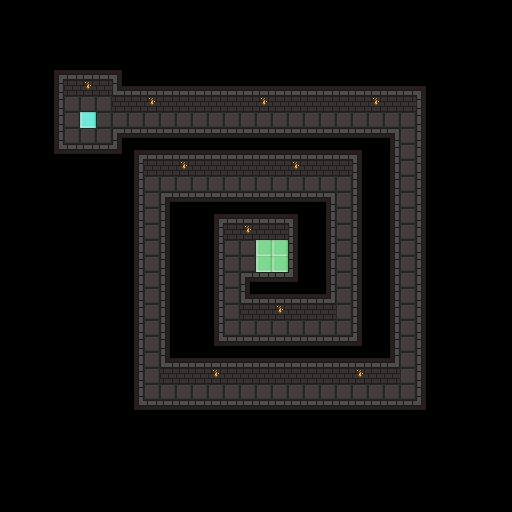

This game map was drawn from its Tiled (.tmx) file and the tilesets committed beside it. A one-line description and the full map source follow:
An orthogonal 32x32 tile map with 16x16 px tiles, 1 tile layer (Tile Layer 1), 3 tilesets and 15 objects.

<map version="1.4" tiledversion="1.4.3" orientation="orthogonal" renderorder="right-down" width="32" height="32" tilewidth="16" tileheight="16" infinite="0" nextlayerid="4" nextobjectid="30">
 <properties>
  <property name="description" value="Stirring spiral" />
  <property name="name" value="Level 4" />
 </properties>
 <tileset firstgid="1" source="../tileset_dungeon.tsx" />
 <tileset firstgid="65" source="../tileset_common.tsx" />
 <tileset firstgid="96" source="../tileset_floaty.tsx" />
 <layer id="1" name="Tile Layer 1" width="32" height="32">
  <data encoding="csv">
0,0,0,0,0,0,0,0,0,0,0,0,0,0,0,0,0,0,0,0,0,0,0,0,0,0,0,0,0,0,0,0,
0,0,0,0,0,0,0,0,0,0,0,0,0,0,0,0,0,0,0,0,0,0,0,0,0,0,0,0,0,0,0,0,
0,0,0,0,0,0,0,0,0,0,0,0,0,0,0,0,0,0,0,0,0,0,0,0,0,0,0,0,0,0,0,0,
0,0,0,0,0,0,0,0,0,0,0,0,0,0,0,0,0,0,0,0,0,0,0,0,0,0,0,0,0,0,0,0,
0,0,0,1,2,2,2,3,0,0,0,0,0,0,0,0,0,0,0,0,0,0,0,0,0,0,0,0,0,0,0,0,
0,0,0,9,25,27,25,12,2,2,2,2,2,2,2,2,2,2,2,2,2,2,2,2,2,2,3,0,0,0,0,0,
0,0,0,9,33,33,33,25,25,27,25,25,25,25,25,25,27,25,25,25,25,25,25,27,25,25,11,0,0,0,0,0,
0,0,0,9,33,69,33,33,33,33,33,33,33,33,33,33,33,33,33,33,33,33,33,33,33,33,11,0,0,0,0,0,
0,0,0,9,33,33,33,4,18,18,18,18,18,18,18,18,18,18,18,18,18,18,18,18,5,33,11,0,0,0,0,0,
0,0,0,17,18,18,18,19,1,2,2,2,2,2,2,2,2,2,2,2,2,2,3,0,9,33,11,0,0,0,0,0,
0,0,0,0,0,0,0,0,9,25,25,27,25,25,25,25,25,25,27,25,25,25,11,0,9,33,11,0,0,0,0,0,
0,0,0,0,0,0,0,0,9,33,33,33,33,33,33,33,33,33,33,33,33,33,11,0,9,33,11,0,0,0,0,0,
0,0,0,0,0,0,0,0,9,33,4,18,18,18,18,18,18,18,18,18,5,33,11,0,9,33,11,0,0,0,0,0,
0,0,0,0,0,0,0,0,9,33,11,0,0,1,2,2,2,2,3,0,9,33,11,0,9,33,11,0,0,0,0,0,
0,0,0,0,0,0,0,0,9,33,11,0,0,9,25,27,25,25,11,0,9,33,11,0,9,33,11,0,0,0,0,0,
0,0,0,0,0,0,0,0,9,33,11,0,0,9,33,33,67,67,11,0,9,33,11,0,9,33,11,0,0,0,0,0,
0,0,0,0,0,0,0,0,9,33,11,0,0,9,33,33,67,67,11,0,9,33,11,0,9,33,11,0,0,0,0,0,
0,0,0,0,0,0,0,0,9,33,11,0,0,9,33,4,18,18,19,0,9,33,11,0,9,33,11,0,0,0,0,0,
0,0,0,0,0,0,0,0,9,33,11,0,0,9,33,12,2,2,2,2,13,33,11,0,9,33,11,0,0,0,0,0,
0,0,0,0,0,0,0,0,9,33,11,0,0,9,33,25,25,27,25,25,25,33,11,0,9,33,11,0,0,0,0,0,
0,0,0,0,0,0,0,0,9,33,11,0,0,9,33,33,33,33,33,33,33,33,11,0,9,33,11,0,0,0,0,0,
0,0,0,0,0,0,0,0,9,33,11,0,0,17,18,18,18,18,18,18,18,18,19,0,9,33,11,0,0,0,0,0,
0,0,0,0,0,0,0,0,9,33,12,2,2,2,2,2,2,2,2,2,2,2,2,2,13,33,11,0,0,0,0,0,
0,0,0,0,0,0,0,0,9,33,25,25,25,27,25,25,25,25,25,25,25,25,27,25,25,33,11,0,0,0,0,0,
0,0,0,0,0,0,0,0,9,33,33,33,33,33,33,33,33,33,33,33,33,33,33,33,33,33,11,0,0,0,0,0,
0,0,0,0,0,0,0,0,17,18,18,18,18,18,18,18,18,18,18,18,18,18,18,18,18,18,19,0,0,0,0,0,
0,0,0,0,0,0,0,0,0,0,0,0,0,0,0,0,0,0,0,0,0,0,0,0,0,0,0,0,0,0,0,0,
0,0,0,0,0,0,0,0,0,0,0,0,0,0,0,0,0,0,0,0,0,0,0,0,0,0,0,0,0,0,0,0,
0,0,0,0,0,0,0,0,0,0,0,0,0,0,0,0,0,0,0,0,0,0,0,0,0,0,0,0,0,0,0,0,
0,0,0,0,0,0,0,0,0,0,0,0,0,0,0,0,0,0,0,0,0,0,0,0,0,0,0,0,0,0,0,0,
0,0,0,0,0,0,0,0,0,0,0,0,0,0,0,0,0,0,0,0,0,0,0,0,0,0,0,0,0,0,0,0,
0,0,0,0,0,0,0,0,0,0,0,0,0,0,0,0,0,0,0,0,0,0,0,0,0,0,0,0,0,0,0,0
</data>
 </layer>
 <objectgroup id="2" name="Object Layer 1">
  <object id="1" template="../templates/spawn.tx" x="88" y="120" />
  <object id="2" template="../templates/goal.tx" x="256" y="240" />
 </objectgroup>
 <objectgroup id="3" name="Object Layer 2">
  <object id="3" template="../templates/position.tx" x="272" y="256" />
  <object id="4" template="../templates/ball.tx" x="336" y="264">
   <properties>
    <property name="center" type="object" value="3" />
    <property name="speed" type="float" value="90" />
   </properties>
  </object>
  <object id="5" template="../templates/ball.tx" x="384" y="264">
   <properties>
    <property name="center" type="object" value="3" />
    <property name="speed" type="float" value="90" />
   </properties>
  </object>
  <object id="7" template="../templates/ball.tx" x="432" y="264">
   <properties>
    <property name="center" type="object" value="3" />
    <property name="speed" type="float" value="90" />
   </properties>
  </object>
  <object id="14" template="../templates/ball.tx" x="264" y="192">
   <properties>
    <property name="center" type="object" value="3" />
    <property name="speed" type="float" value="90" />
   </properties>
  </object>
  <object id="15" template="../templates/ball.tx" x="264" y="144">
   <properties>
    <property name="center" type="object" value="3" />
    <property name="speed" type="float" value="90" />
   </properties>
  </object>
  <object id="16" template="../templates/ball.tx" x="264" y="96">
   <properties>
    <property name="center" type="object" value="3" />
    <property name="speed" type="float" value="90" />
   </properties>
  </object>
  <object id="24" template="../templates/ball.tx" x="96" y="264">
   <properties>
    <property name="center" type="object" value="3" />
    <property name="speed" type="float" value="90" />
   </properties>
  </object>
  <object id="25" template="../templates/ball.tx" x="144" y="264">
   <properties>
    <property name="center" type="object" value="3" />
    <property name="speed" type="float" value="90" />
   </properties>
  </object>
  <object id="26" template="../templates/ball.tx" x="192" y="264">
   <properties>
    <property name="center" type="object" value="3" />
    <property name="speed" type="float" value="90" />
   </properties>
  </object>
  <object id="27" template="../templates/ball.tx" x="264" y="432">
   <properties>
    <property name="center" type="object" value="3" />
    <property name="speed" type="float" value="90" />
   </properties>
  </object>
  <object id="28" template="../templates/ball.tx" x="264" y="384">
   <properties>
    <property name="center" type="object" value="3" />
    <property name="speed" type="float" value="90" />
   </properties>
  </object>
  <object id="29" template="../templates/ball.tx" x="264" y="336">
   <properties>
    <property name="center" type="object" value="3" />
    <property name="speed" type="float" value="90" />
   </properties>
  </object>
 </objectgroup>
</map>
